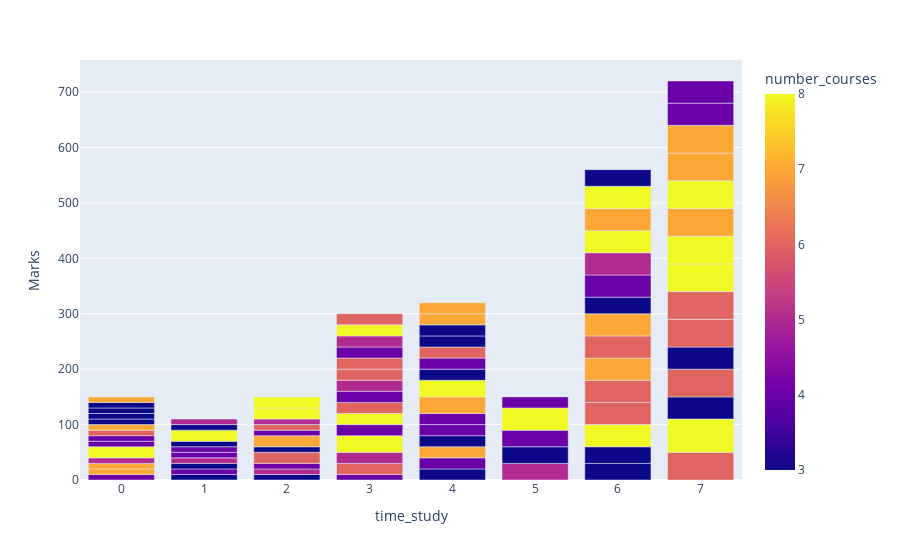

Notebook code for this chart:
### Code cell
px.bar(df,x='time_study',y='Marks', color='number_courses')
# Bu canlı grafik çok iyi oldu
# Mesela biri hiç çalışmamış, 8 ders almış ve 20 puan almış, büyük başarı, kopya çekmiş olabilir, yani büyük ihtimal veya dahi biridir.

### Figure 1 — Plotly figure (JSON) as saved in the notebook; plotly's stock layout.template omitted (floating-point values rounded to 4 significant figures)
{"data": [{"alignmentgroup": "True", "hovertemplate": "time_study=%{x}<br>Marks=%{y}<br>number_courses=%{marker.color}<extra></extra>", "legendgroup": "", "marker": {"color": [3, 4, 4, 6, 8, 6, 3, 5, 4, 3, 3, 7, 7, 3, 3, 4, 5, 8, 6, 8, 4, 6, 5, 7, 4, 3, 7, 8, 5, 4, 8, 3, 8, 6, 3, 3, 4, 6, 7, 6, 4, 6, 6, 5, 4, 3, 4, 4, 3, 5, 6, 6, 4, 7, 8, 7, 8, 7, 3, 8, 6, 4, 6, 3, 7, 6, 4, 3, 4, 6, 4, 5, 3, 3, 4, 3, 5, 8, 7, 3, 7, 8, 4, 5, 8, 8, 7, 3, 5, 7, 7, 8, 4, 8, 8, 6, 3, 4, 7, 3], "coloraxis": "coloraxis", "pattern": {"shape": ""}}, "name": "", "offsetgroup": "", "orientation": "v", "showlegend": false, "textposition": "auto", "type": "bar", "x": [4, 0, 3, 7, 7, 3, 6, 3, 4, 6, 7, 0, 4, 4, 2, 4, 5, 6, 7, 3, 4, 6, 2, 4, 3, 1, 0, 4, 0, 1, 3, 1, 0, 6, 4, 7, 2, 7, 6, 7, 0, 2, 3, 1, 1, 2, 3, 4, 5, 3, 6, 4, 0, 6, 7, 2, 7, 7, 6, 7, 0, 2, 3, 4, 0, 2, 5, 0, 1, 3, 3, 2, 4, 1, 6, 0, 6, 5, 7, 0, 7, 2, 7, 3, 1, 6, 4, 1, 1, 6, 4, 2, 5, 6, 3, 3, 0, 7, 0, 6], "xaxis": "x", "y": [20, 10, 10, 50, 60, 20, 30, 20, 20, 30, 40, 10, 20, 20, 10, 20, 30, 40, 50, 30, 20, 40, 10, 30, 20, 10, 10, 30, 10, 10, 20, 10, 20, 40, 20, 40, 10, 50, 40, 50, 10, 20, 20, 10, 10, 10, 20, 20, 30, 20, 40, 20, 10, 40, 50, 20, 50, 50, 30, 50, 10, 10, 20, 20, 10, 10, 30, 10, 10, 20, 20, 10, 20, 10, 40, 10, 40, 40, 50, 10, 50, 20, 40, 20, 20, 40, 20, 10, 10, 40, 20, 20, 20, 40, 20, 20, 10, 40, 10, 30], "yaxis": "y"}], "layout": {"autosize": true, "barmode": "relative", "coloraxis": {"colorbar": {"title": {"text": "number_courses"}}, "colorscale": [[0, "#0d0887"], [0.1111, "#46039f"], [0.2222, "#7201a8"], [0.3333, "#9c179e"], [0.4444, "#bd3786"], [0.5556, "#d8576b"], [0.6667, "#ed7953"], [0.7778, "#fb9f3a"], [0.8889, "#fdca26"], [1, "#f0f921"]]}, "legend": {"tracegroupgap": 0}, "margin": {"t": 60}, "xaxis": {"anchor": "y", "autorange": true, "domain": [0, 1], "range": [-0.5, 7.5], "title": {"text": "time_study"}, "type": "linear"}, "yaxis": {"anchor": "x", "autorange": true, "domain": [0, 1], "range": [0, 757.9], "title": {"text": "Marks"}, "type": "linear"}}}
